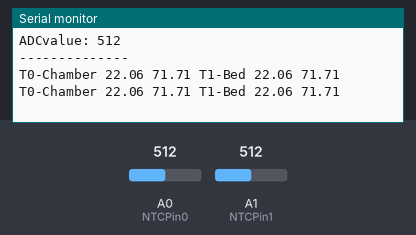
A sketch run on a simulated Arduino Uno, built with avr-gcc and run on an emulated ATmega328P. Parts: the last lines printed to the serial monitor. Inputs (shaded band) come from the test bench; at power-on: A0 (NTCPin0) = 512, A1 (NTCPin1) = 512.

Above: at 5.8 s.
5.9 s: A0 (NTCPin0) set to 0
At 11.4 s:
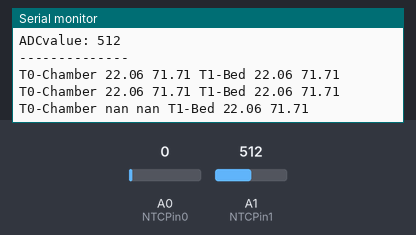
16.5 s: A1 (NTCPin1) set to 0
At 20.4 s:
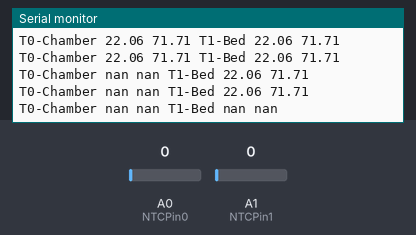
26.5 s: A0 (NTCPin0) set to 35
At 30.5 s:
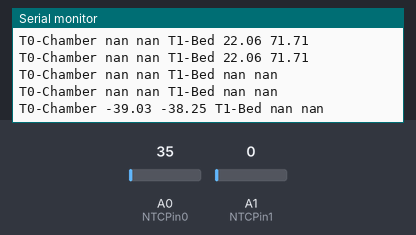
36.5 s: A1 (NTCPin1) set to 35
At 40.6 s:
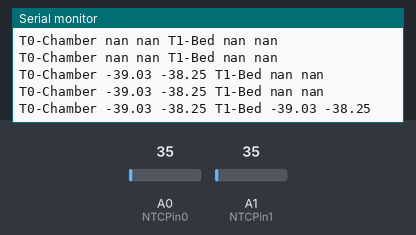

Measured:
- after the input at 5.9 s, the serial monitor: prints a new line after 4.1 s (image 1)
- after the input at 16.5 s, the serial monitor: prints a new line after 3.5 s (image 2)
- after the input at 26.5 s, the serial monitor: prints a new line after 3.5 s (image 3)
- after the input at 36.5 s, the serial monitor: prints a new line after 3.5 s (image 4)

The sketch:

Thermistor-Temp-Reporting.ino
```cpp
//Measure NTC 3950 value

//http://www.instructables.com/id/Temperature-Sensor-Tutorial/


// Do this::::
// https://www.embeddedrelated.com/showarticle/91.php
// https://edwardmallon.wordpress.com/2017/04/26/calibrating-oversampled-thermistors-with-an-arduino/

byte NTCPin0 = A0;
float ADCperc0;
float ADCvalue0;

byte NTCPin1 = A1;
float ADCperc1;
float ADCvalue1;


// https://arduinodiy.wordpress.com/2015/11/10/measuring-temperature-with-ntc-the-steinhart-hart-formula/
// Rntc = Rseries * (1023 / ADC - 1); // for pull down
// Rntc = Rseries / (1023 / ADC – 1); // for pull-up configuration

unsigned long R1 = 108300; // Known resistor
unsigned long RX; // Unknown resistance -> NTC3950 (Max 100K)

float VCC = 3.207; //3.3;
float Vo = 0.0;

///////////////////////////////////////////////
// resistance at 25 degrees C
#define THERMISTORNOMINAL 100000
// temp. for nominal resistance (almost always 25 C)
#define TEMPERATURENOMINAL 25
// how many samples to take and average, more takes longer
// but is more 'smooth'
#define NUMSAMPLES 5
// The beta coefficient of the thermistor (usually 3000-4000)
#define BCOEFFICIENT 3950
// the value of the 'other' resistor
#define SERIESRESISTOR 100000


void setup()
{
  Serial.begin(9600);

  // https://www.arduino.cc/en/Reference/analogReference
  //analogReference(DEFAULT);
  analogReference(EXTERNAL);

  Serial.print("ADCvalue: ");
  Serial.println(analogRead(A2));
  Serial.println("--------------");
}

void loop()
{
  // Get the ADC value from the PIN
  ADCvalue0 = analogRead(NTCPin0);
  ADCvalue1 = analogRead(NTCPin1);
  if (false)
  {
    Serial.print("Analog: ");
    Serial.print(ADCvalue0);
    Serial.print(" ");
  }

  ADCperc0 = ADCvalue0 / 1023;
  if (false)
  {
    Serial.print("Percent: ");
    Serial.print(ADCperc0);
    Serial.print(" ");
  }

  // ====================================
  // Find Volts
  // ====================================
  Vo = VCC * ADCperc0;
  if (false)
  {
    Serial.print("Volts: ");
    Serial.print(Vo);
    Serial.print(" ");
  }

  // ====================================
  // Find Unknown Resistor
  // ====================================
  if (false)
  {
    //https://en.wikipedia.org/wiki/Voltage_divider
    // RX = R1 * ((VCC / Vo) - 1)
    RX = R1 * ((VCC/Vo)-1);
    Serial.print("Ohms: ");
    Serial.print(RX);
    Serial.print(" ");
  }

  // ====================================
  // Find Temperature
  // https://learn.adafruit.com/thermistor/using-a-thermistor
  // https://en.wikipedia.org/wiki/Steinhart%E2%80%93Hart_equation
  // ====================================

  // Temp 0 ----------------------------------------------------
  if (true)
  { //                 R1        Bits
    long resistance = (108830 * (1024 / ADCvalue0 - 1));

    // Calk Kelvin
    float result = log (resistance);
    float A = 0.000541774592748;
    float B = 0.000238870735000;
    float C = 0.000000048293022;
    result = 1.0 / (A + (B * result) + (C * result * result * result));

    Serial.print("T0-Chamber ");
    if (false)
    {
      Serial.print(result);
      Serial.print( (char)0xB0);
      Serial.print("K ");
    }
    // Calc Celsius
    result = result - 273.15; // Convert to Celsius
    if (true)
    {
      Serial.print(result);
      //Serial.print( (char)0xB0);
      //Serial.print("C");
      Serial.print(" ");
    }
    // Calc Fahrenheit
    result = ((result * 9) / 5) +32; // Convert to Fahrenheit
    if (true)
    {
      Serial.print(result);
      //Serial.print( (char)0xB0);
      //Serial.print( "F");
      Serial.print(" ");
    }
  }
  // Temp 1 ----------------------------------------------------
  if (true)
  { //                 R1        Bits
    long resistance = (108830 * (1024 / ADCvalue1 - 1));

    // Calk Kelvin
    float result = log (resistance);
    float A = 0.000541774592748;
    float B = 0.000238870735000;
    float C = 0.000000048293022;
    result = 1.0 / (A + (B * result) + (C * result * result * result));

    Serial.print("T1-Bed ");
    if (false)
    {
      Serial.print(result);
      Serial.print( (char)0xB0);
      Serial.print("K ");
    }
    // Calc Celsius
    result = result - 273.15; // Convert to Celsius
    if (true)
    {
      Serial.print(result);
      //Serial.print( (char)0xB0);
      //Serial.print("C");
      Serial.print(" ");
    }
    // Calc Fahrenheit
    result = ((result * 9) / 5) +32; // Convert to Fahrenheit
    if (true)
    {
      Serial.print(result);
      //Serial.print( (char)0xB0);
      //Serial.print( "F");
      Serial.print(" ");
    }
  }

  // ====================================
  // Cleanup/loop again
  // ====================================
  Serial.println("");
  delay(5000);
}
//end program

// https://www.arduino.cc/en/Reference/HomePage
```
